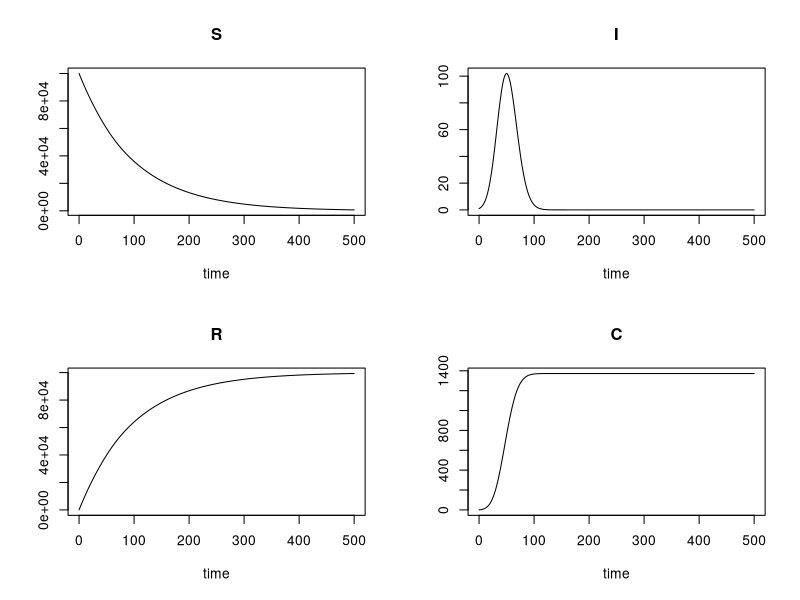
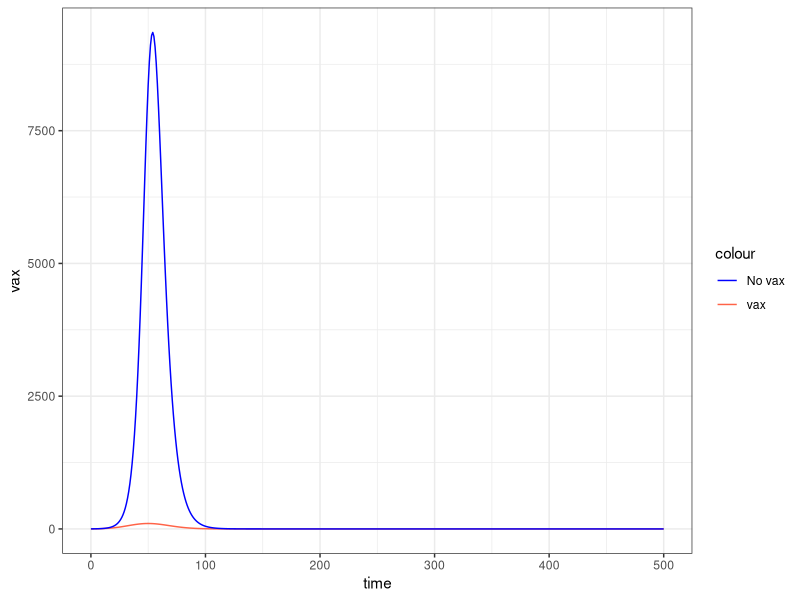
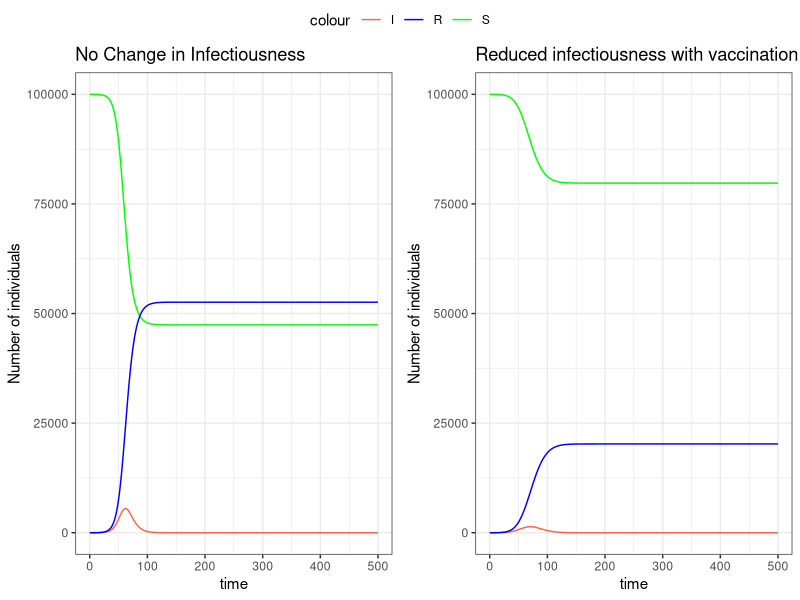
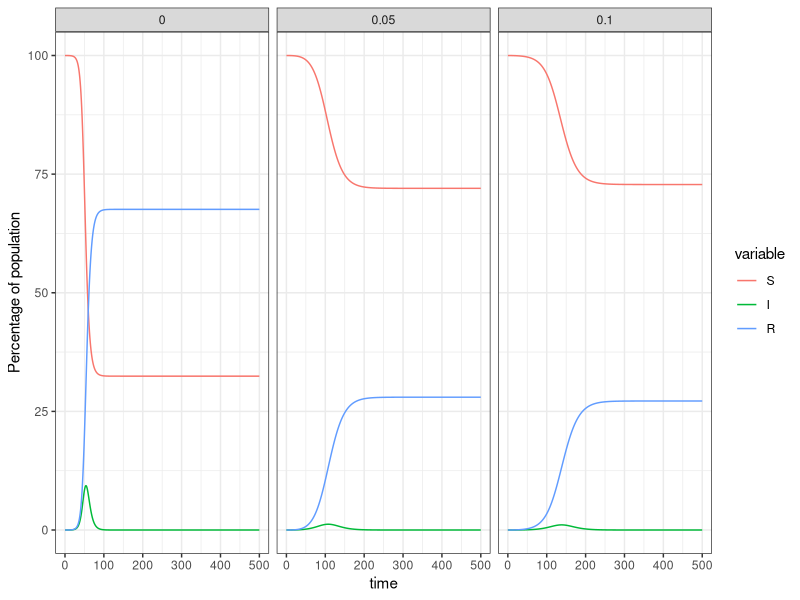
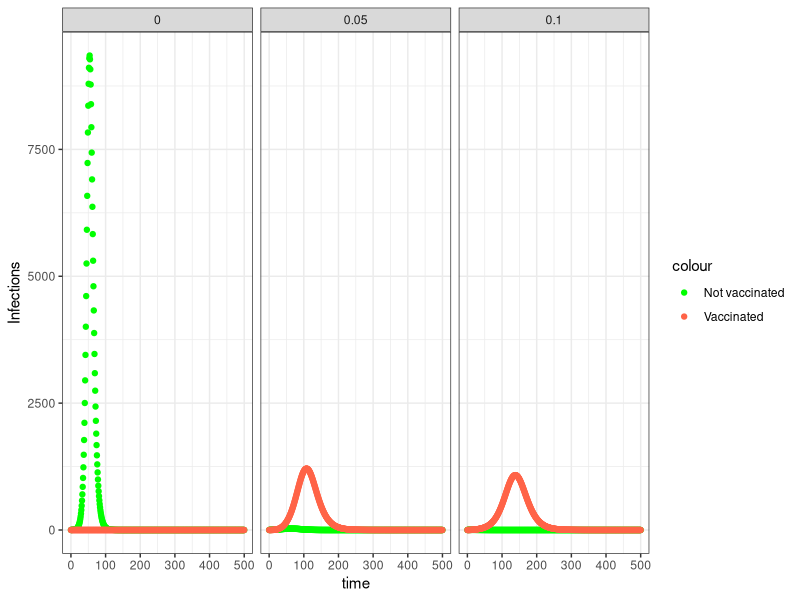
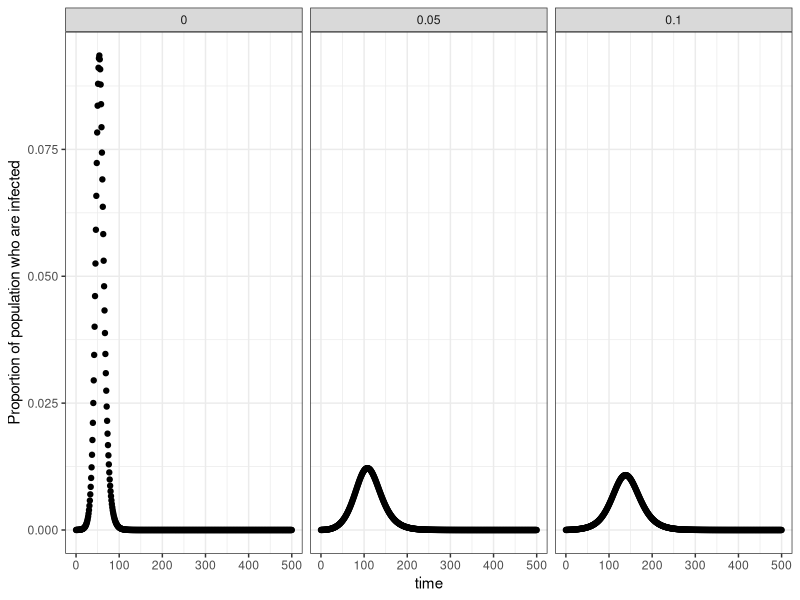
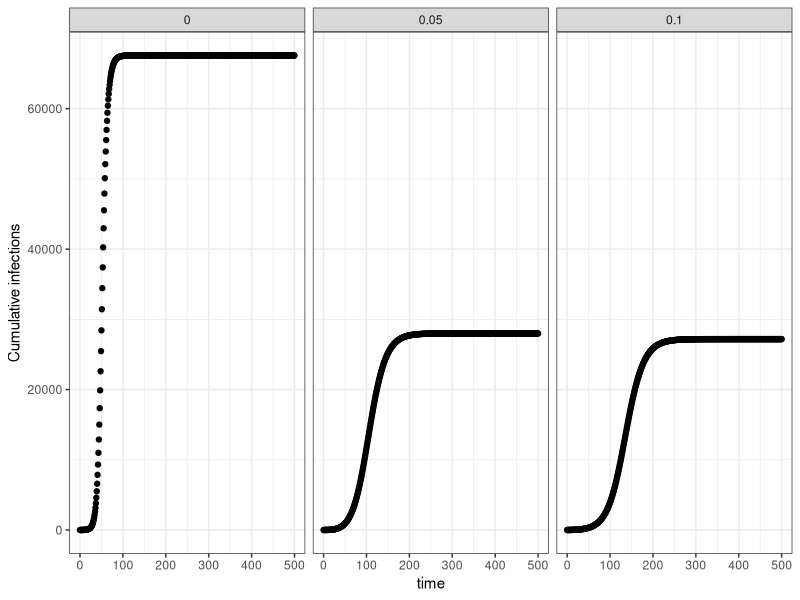
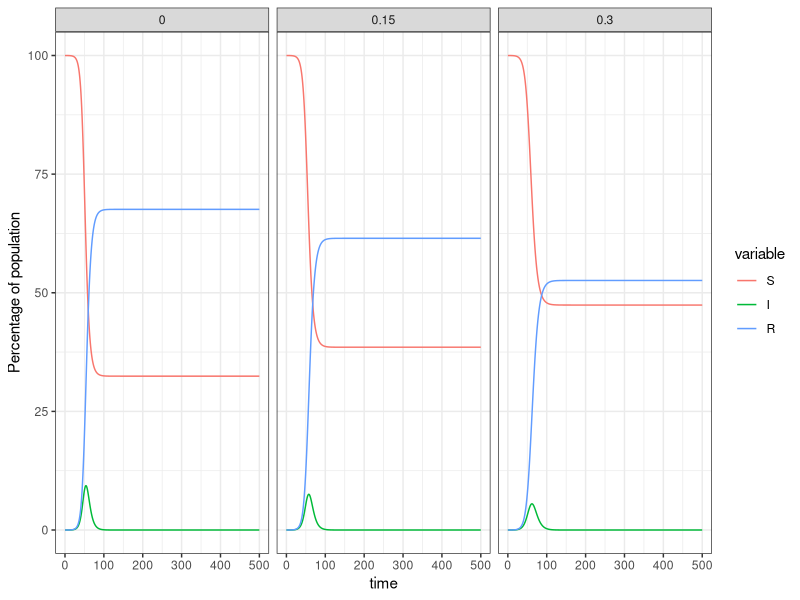

Here is the R script that generated these plots, in order:
## ---- chunk 1
knitr::opts_chunk$set(echo = TRUE)
library(deSolve)
library(ggplot2)
library(reshape2)
library(dplyr)
library(ggpubr)
## ---- chunk 2
## A. Vaccination provides perfect protection from infection: S -> R ##
SIR_Vax_pp<-function(t, state, params) {
  with(as.list(c(state, params)),{
    N = S + I + R

    #SIR equations from lecture
    dS <- -beta*S*I/N - mu*S
    dI <- beta*S*I/N - gamma*I
    dR <- gamma*I + mu*S
    # cumulative incidence
    dC <- beta*S*I/N
    # return the rates of change as a list
    list(c(dS, dI, dR, dC))
  })
}
## ---- chunk 3
# 2. Define parameters and starting compartment sizes
params <- c(beta = 0.5, #effective contact rate (aka transmission rate)
                gamma = 0.3, #recovery rate (1/duration infection)
                mu = 0.01 # vaccination rate
)

# Initial state distribution
state.pp <- c(S = 99999, #population of 100,000, 1 person starts of infected
              I = 1,
              R = 0,
              C = 0)
## ---- chunk 4
T_end <- 500 #run model for 500 time steps (e.g. months)
times <- seq(0, T_end, by = 1) #runs the model for 500 time steps (e.g. months), and computes output at each time step

# Run the base-case
output.vax.pp <- ode(y = state.pp, times = times, func = SIR_Vax_pp, parms = params)
## ---- chunk 5
# Plot the basecase result
plot(output.vax.pp)
## ---- chunk 6
# Copy parameters
temp_param <- params
# Set vaccination rate = 0
temp_param['mu'] = 0
# Run ode solver and save the outcome in temperary output variable
temp_output <-  ode(y = state.pp, times = times, func = SIR_Vax_pp, parms = temp_param)
# Create a dataset to compare no_vax and vax output
I_dt <- data.frame(time = temp_output[,'time'],no_vax = temp_output[,'I'], vax = output.vax.pp[,'I'])
# Plot the dataset
ggplot(I_dt)+
  geom_line(aes(time,vax,color='vax'))+
  geom_line(aes(time,no_vax,color='No vax'))+
  theme_bw()+
  scale_color_manual(values=c("blue","tomato"))
## ---- chunk 7
## B. Vaccination provides imperfect protection from infection ##
# B-1. No change in infectiousness
# 1. Define model function
SIR_Vax_ip1<-function(t, state, params) {
  with(as.list(c(state, params)),{
    N = S_NotV + S_V + I_NotV + I_V + R_NotV + R_V

    #compartments without vaccination
    dS_NotV <- -beta*S_NotV*(I_NotV+I_V)/N - mu*S_NotV
    dI_NotV <- beta*S_NotV*(I_NotV+I_V)/N - gamma*I_NotV
    dR_NotV <- gamma*I_NotV
    #compartments with vaccination
    dS_V <- -beta*S_V*(I_NotV+I_V)/N*(1-alpha) + mu*S_NotV
    dI_V <- beta*S_V*(I_NotV+I_V)/N*(1-alpha) - gamma*I_V
    dR_V <- gamma*I_V

    #cumulative number of cases
    dC <- beta*S_NotV*(I_NotV+I_V)/N + beta*S_V*(I_NotV+I_V)/N*(1-alpha)

    # return the rates of change as a list
    list(c(dS_NotV,dS_V,dI_NotV,dI_V, dR_NotV,dR_V,dC))
  })
}
## ---- chunk 8
# 1. Define model function
# B-2. Change in risk of infecting others with vaccination
SIR_Vax_ip2<-function(t, state, params) {
  with(as.list(c(state, params)),{
    N = S_NotV + S_V + I_NotV + I_V + R_NotV + R_V
    beta.2 = mbeta*beta.1 # transmission rate given vaccination
    #compartments without vaccination
    dS_NotV <- -beta.1*S_NotV*I_NotV/N - beta.2*S_NotV*I_V/N - mu*S_NotV
    dI_NotV <- beta.1*S_NotV*I_NotV/N + beta.2*S_NotV*I_V/N - gamma*I_NotV
    dR_NotV <- gamma*I_NotV
    #compartments with vaccination
    dS_V <- -beta.1*S_V*I_NotV/N*(1-alpha) - beta.2*S_V*I_V/N*(1-alpha) + mu*S_NotV
    dI_V <- beta.1*S_V*I_NotV/N*(1-alpha) + beta.2*S_V*I_V/N*(1-alpha) - gamma*I_V
    dR_V <- gamma*I_V

    #cumulative number of cases
    dC <- beta.1*S_NotV*I_NotV/N + beta.1*S_V*I_NotV/N*(1-alpha) + beta.2*S_NotV*I_V/N + beta.2*S_V*I_V/N*(1-alpha)

    # return the rates of change as a list
    list(c(dS_NotV,dS_V,dI_NotV,dI_V, dR_NotV,dR_V, dC))
  })
}
## ---- chunk 9
# 2. Define parameters and starting compartment sizes
params <- c(beta = 0.5, #effective contact rate (aka transmission rate)
                beta.1 = 0.5, # transmission rate given no-vaccination
                mbeta = 0.5, # 1 if no change in infectiousness with vaccination,
                           # less than 1 if reduced infectiousness with vaccination
                gamma = 0.3, #recovery rate (1/duration infection)
                mu = 0.01, # vaccination rate
                alpha = 0.3 # vaccine effectiveness

)

# initial state
state.ip <- c(S_NotV = 99999,
              S_V = 0,
              I_NotV = 1,
              I_V = 0,
              R_NotV = 0,
              R_V = 0,
              C = 0)
## ---- chunk 10
T_end <- 500 #run model for 500 time steps (e.g. months)
times <- seq(0, T_end, by = 1) #runs the model for 500 time steps (e.g. months), and computes output at each time step

# Run ODE solver
output.vax.ip1 <- ode(y = state.ip, times = times, func = SIR_Vax_ip1, parms = params)
output.vax.ip2 <- ode(y = state.ip, times = times, func = SIR_Vax_ip2, parms = params)
# Calculate S, I, and R
output.vax.ip1 <- as.data.frame(output.vax.ip1) %>%
  mutate(S = S_V + S_NotV,
         I = I_V + I_NotV,
         R = R_V + R_NotV)
output.vax.ip2 <- as.data.frame(output.vax.ip2) %>%
  mutate(S = S_V + S_NotV,
         I = I_V + I_NotV,
         R = R_V + R_NotV)
## ---- chunk 11
# Plot base-case outcomes
g1<- ggplot(output.vax.ip1)+
        geom_line(aes(time,S,color="S"))+
        geom_line(aes(time,I,color="I"))+
        geom_line(aes(time,R,color="R"))+
        scale_color_manual(values=c("tomato","blue","green"))+
        ggtitle("No Change in Infectiousness")+
        ylab("Number of individuals")+
        theme_bw()
g2<- ggplot(output.vax.ip2)+
        geom_line(aes(time,S,color="S"))+
        geom_line(aes(time,I,color="I"))+
        geom_line(aes(time,R,color="R"))+
        scale_color_manual(values=c("tomato","blue","green"))+
        ggtitle("Reduced infectiousness with vaccination")+
        ylab("Number of individuals")+
       theme_bw()
# side-by-side plot
ggarrange(g1,g2,common.legend = TRUE)
## ---- chunk 12
# 1. Vaccination rate (on SIR_Vax_ip1)
mu_list <- seq(0,0.1,length.out=3) # a vector of vaccination rate
mu_out_all <- data.frame() # an empty dataset to save outputs

for(this_mu in mu_list){
  temp_param <- params # copy parameters
  temp_param[['mu']] <- this_mu # replace mu
  this_out <- data.frame(ode(y = state.ip, times = times, func = SIR_Vax_ip1, parms = temp_param)) # run ode solver
  # compute S, I, R and save mu in this cycle
  this_out <- this_out %>%
    mutate(N = S_NotV + S_V + I_NotV + I_V + R_NotV + R_V,
           mu = this_mu,
           S = S_NotV + S_V,#total susceptible
           I = I_NotV + I_V, # total infected
           R = R_NotV + R_V) # total recovered
  # stack the result
  if(this_mu == mu_list[1]){
    mu_out_all <- this_out
  }else{
    mu_out_all <- rbind(mu_out_all, this_out)
  }
}
# Change the output data to long-form data
mu_out_all_t <- melt(mu_out_all %>% select(time,S,I,R,N,mu), id.vars=c("time","mu","N"))
# Plot S, I, R
ggplot(mu_out_all_t) +
  geom_line(aes(x=time,y=value/N*100,color=variable))+
  ylab("Percentage of population")+
  facet_wrap(.~mu)+
  theme_bw()
# Plot I stratified by vaccination status
ggplot(mu_out_all)+
  geom_point(aes(x=time,y=I_NotV,color='Not vaccinated'))+
  geom_point(aes(x=time,y=I_V,color='Vaccinated'))+
  ylab("Infections")+
  facet_wrap(.~mu)+
  scale_color_manual(values=c("green","tomato"))+
  theme_bw()
# Plot prevalence of I (I/N)
ggplot(mu_out_all) +
  geom_point(aes(x=time,y=I/N))+
  facet_wrap(.~mu)+
  ylab("Proportion of population who are infected")+
  theme_bw()
# Cumulative number of infections
ggplot(mu_out_all) +
  geom_point(aes(x=time,y=C))+
  facet_wrap(.~mu)+
  ylab("Cumulative infections")+
  theme_bw()
## ---- chunk 13
# 2. Vaccine effectiveness
alpha_list <- seq(0,0.3,length.out=3) # a vector of vaccine effectiveness
alpha_out_all <- data.frame() # an empty dataset to save outputs

for(this_alpha in alpha_list){
  temp_param <- params # copy parameters
  temp_param[['alpha']] <- this_alpha # replace alpha
  this_out <- data.frame(ode(y = state.ip, times = times, func = SIR_Vax_ip1, parms = temp_param)) # run ode solver
  # compute S, I, R and save mu in this cycle
  this_out <- this_out %>%
    mutate(N = S_NotV + S_V + I_NotV + I_V + R_NotV + R_V,
           alpha = this_alpha,
           S = S_NotV + S_V,
           I = I_NotV + I_V,
           R = R_NotV + R_V)
  # Stack the result
  if(this_alpha == alpha_list[1]){
    alpha_out_all <- this_out
  }else{
    alpha_out_all <- rbind(alpha_out_all, this_out)
  }
}
# Change the outcome data to long-form data
alpha_out_all_t <- melt(alpha_out_all%>% select(time,S,I,R,N,alpha), id.vars=c("time","alpha","N"))
# Plot S, I, R
ggplot(alpha_out_all_t) +
  geom_line(aes(x=time,y=value/N*100,color=variable))+
  ylab("Percentage of population")+
  facet_wrap(.~alpha)+
  theme_bw()
# Plot S, I, R stratified by vaccination status
ggplot(alpha_out_all)+
  geom_point(aes(x=time,y=I_NotV,color='Not vaccinated'))+
  geom_point(aes(x=time,y=I_V,color='Vaccinated'))+
  ylab("Infections")+
  facet_wrap(.~alpha)+
  scale_color_manual(values=c("green","tomato"))+
  theme_bw()
# Plot prevalence of I
ggplot(alpha_out_all) +
  geom_point(aes(x=time,y=I/N))+
  facet_wrap(.~alpha)+
  ylab("Prevalence of infection")+
  theme_bw()
# Plot cumulative number of infections
ggplot(alpha_out_all) +
  geom_point(aes(x=time,y=C))+
  facet_wrap(.~alpha)+
  ylab("Cumulative infections")+
  theme_bw()
# Breakthrough infection
ggplot(alpha_out_all)+
  geom_point(aes(x=time,y=I_V))+
  facet_wrap(.~alpha)+
  ylab("Number of breakthrough infections")+
  theme_bw()
## ---- chunk 14
# 3. Ratio of effective contact rate among infected individuals with and without vaccination
mbeta_list <- seq(1,0.7,length.out=3) # a vector of mbeta
mbeta_out_all <- data.frame() # an empty dataset to save outputs

for(this_mbeta in mbeta_list){
  temp_param <- params # copy parameters
  temp_param[['mbeta']] <- this_mbeta # replace mbeta
  this_out <- data.frame(ode(y = state.ip, times = times, func = SIR_Vax_ip2, parms = temp_param)) # run ode solver
  # compute S,I,R and save mbeta in this cycle
  this_out <- this_out %>%
    mutate(N = S_NotV + S_V + I_NotV + I_V + R_NotV + R_V,
           mbeta = this_mbeta,
           S = S_NotV + S_V,
           I = I_NotV + I_V,
           R = R_NotV + R_V)
  # Stack the result
  if(this_mbeta == mbeta_list[1]){
    mbeta_out_all <- this_out
  }else{
    mbeta_out_all <- rbind(mbeta_out_all, this_out)
  }
}
# change the data to long-form data
mbeta_out_all_t <- melt(mbeta_out_all%>% select(time,S,I,R,N,mbeta), id.vars=c("time","mbeta","N"))
# Plot S,I,R
ggplot(mbeta_out_all_t) +
  geom_line(aes(x=time,y=value/N*100,color=variable))+
  facet_wrap(.~mbeta)+
  ylab("Proportion of population")+
  theme_bw()
# plot cumulative number of infections
ggplot(mbeta_out_all) +
  geom_point(aes(x=time,y=C))+
  facet_wrap(.~mbeta)+
  ylab("Cumulative infections")+
  theme_bw()
